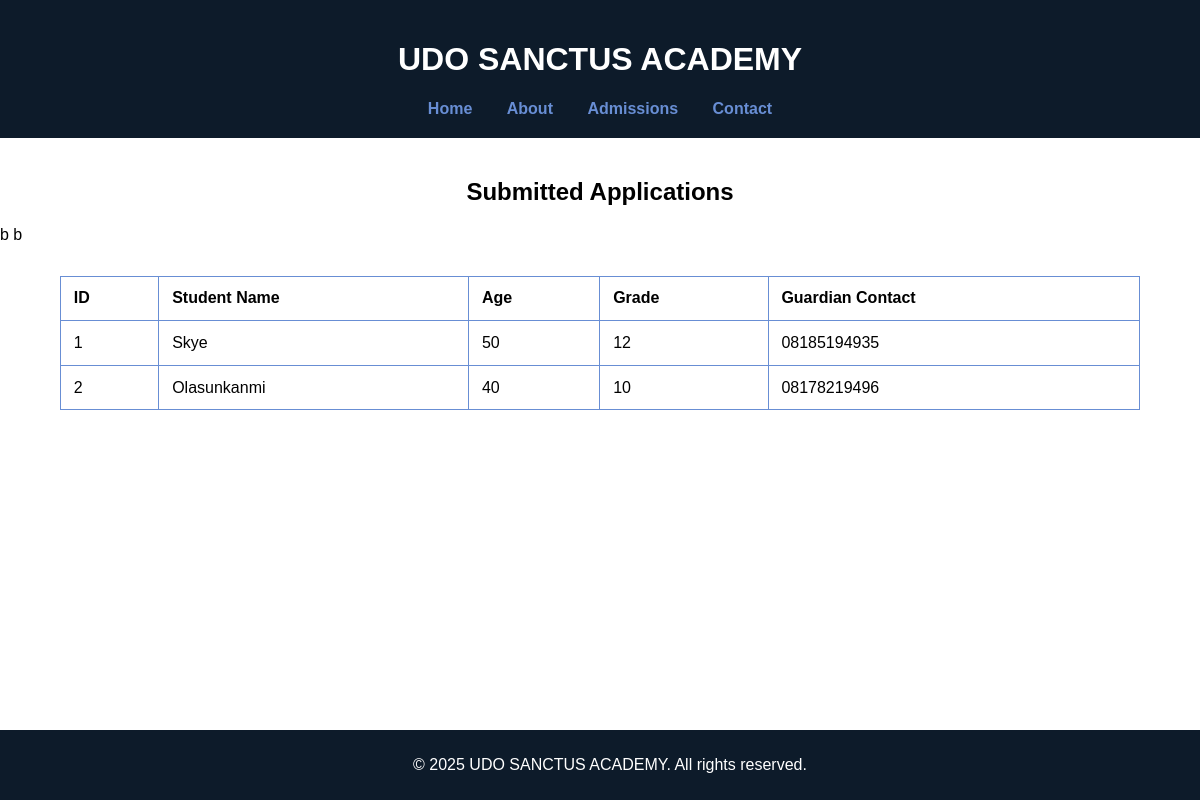
The page /admin/applications (signed in) on the database its author committed.
### tables this page shows
CREATE TABLE admissions (
        id INTEGER PRIMARY KEY AUTOINCREMENT, 
        student_name TEXT NOT NULL,
        age INTEGER NOT NULL,
        grade TEXT NOT NULL,
        guardian_contact TEXT NOT NULL);

### app.py (the view)
@app.route("/admin/applications")
def view_applications():
    if not session.get("admin_logged_in"):
        return redirect(url_for("login"))
    conn = sqlite3.connect("database.db")
    cursor = conn.cursor()
    cursor.execute("""SELECT id, student_name, age, grade, guardian_contact
                   FROM admissions
                   """)
    applications =cursor.fetchall()
    conn.close()
    return render_template("applications.html", applications=applications)

### templates/applications.html (shortened to what this page needs)
<!DOCTYPE html>
<html lang="en">
<head>
    <link rel="stylesheet" href="/static/css/style.css">
</head>
<body>
    <header>
        <h1>UDO SANCTUS ACADEMY</h1>
        <nav>
            <a href="/">Home</a>
            <a href="/about">About</a>
            <a href="/admissions">Admissions</a>
            <a href="/contact">Contact</a>
        </nav>
    </header>
    <main id="messages">
        <section>
            <h1>Submitted Applications</h1>
            {% if applications %}
            <table>
                <tr>
                    <th>ID</th>
                    <th>Student Name</th>
                    <th>Age</th>
                    <th>Grade</th>
                    <th>Guardian Contact </th>
                </tr>
                {% for application in applications %}
                <tr>
                    <td>{{ application[0] }}</td>
                    <td>{{ application[1] }}</td>
                    <td>{{ application[2] }}</td>
                    <td>{{ application[3] }}</td>
                    <td>{{ application[4] }}</td>
                </tr>b
                {% endfor %}
            </table>
            {% else %}
            <p>No applications yet.</p>
            {% endif %}
        </section>
    </main>
    <footer>
        <p>&copy; 2025 UDO SANCTUS ACADEMY. All rights reserved.</p>
    </footer>
</body>
</html>

### static/css/style.css (style rules this page uses)
:root { --dark-blue: #0d1b2a; --light-blue: #688ed4; --white: white; --black: #000000; }
body { margin: 0; font-family: Arial, sans-serif; background-color: var(--white); }
header { background-color: var(--dark-blue); color: var(--white); padding: 20px; text-align: center; }
nav a { color: var(--light-blue); margin: 0 15px; text-decoration: none; font-weight: bold; }
footer { background-color: var(--dark-blue); color: var(--white); text-align: center; padding: 10px; position: fixed; bottom: 0; width: 100%; }
#messages table { width: 90%; margin: auto; border-collapse: collapse; margin-top: 2rem; }
#messages th, td { padding: 0.8rem; border: 1px solid var(--light-blue); text-align: left; }
#messages h1 { padding-top: 20px; text-align: center; }

### rows shown on the page
admissions: id "1", student_name "Skye", age "50", grade "12", guardian_contact "08185194935"
admissions: id "2", student_name "Olasunkanmi", age "40", grade "10", guardian_contact "08178219496"
